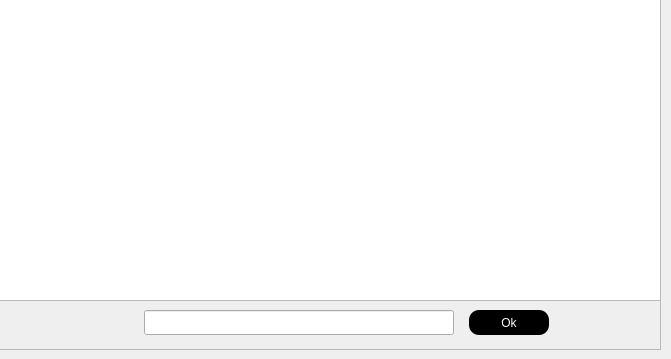
    <widget class="QWidget" name="MyDay">
     <property name="baseSize">
      <size>
       <width>0</width>
       <height>3</height>
      </size>
     </property>
     <property name="whatsThis">
      <string/>
     </property>
     <property name="accessibleName">
      <string/>
     </property>
     <attribute name="title">
      <string>My Day</string>
     </attribute>
     <widget class="QFrame" name="frame_3">
      <property name="geometry">
       <rect>
        <x>-1</x>
        <y>300</y>
        <width>662</width>
        <height>50</height>
       </rect>
      </property>
      <property name="frameShape">
       <enum>QFrame::StyledPanel</enum>
      </property>
      <property name="frameShadow">
       <enum>QFrame::Raised</enum>
      </property>
      <widget class="QLineEdit" name="lineEdit_todaysTask">
       <property name="geometry">
        <rect>
         <x>145</x>
         <y>10</y>
         <width>310</width>
         <height>25</height>
        </rect>
       </property>
       <property name="styleSheet">
        <string notr="true"/>
       </property>
       <property name="clearButtonEnabled">
        <bool>true</bool>
       </property>
      </widget>
      <widget class="QPushButton" name="pushButton_ok">
       <property name="geometry">
        <rect>
         <x>470</x>
         <y>10</y>
         <width>80</width>
         <height>25</height>
        </rect>
       </property>
       <property name="styleSheet">
        <string notr="true">background-color: rgb(0, 0, 0);
color: rgb(255, 255, 255);
border-radius: 10px;</string>
       </property>
       <property name="text">
        <string>Ok</string>
       </property>
       <property name="checkable">
        <bool>false</bool>
       </property>
      </widget>
     </widget>
     <widget class="QTableView" name="tableView_myday">
      <property name="geometry">
       <rect>
        <x>-1</x>
        <y>-1</y>
        <width>662</width>
        <height>302</height>
       </rect>
      </property>
      <property name="autoFillBackground">
       <bool>true</bool>
      </property>
      <property name="styleSheet">
       <string notr="true"/>
      </property>
      <property name="alternatingRowColors">
       <bool>false</bool>
      </property>
      <property name="showGrid">
       <bool>true</bool>
      </property>
      <property name="sortingEnabled">
       <bool>false</bool>
      </property>
      <attribute name="horizontalHeaderHighlightSections">
       <bool>true</bool>
      </attribute>
     </widget>
    </widget>
